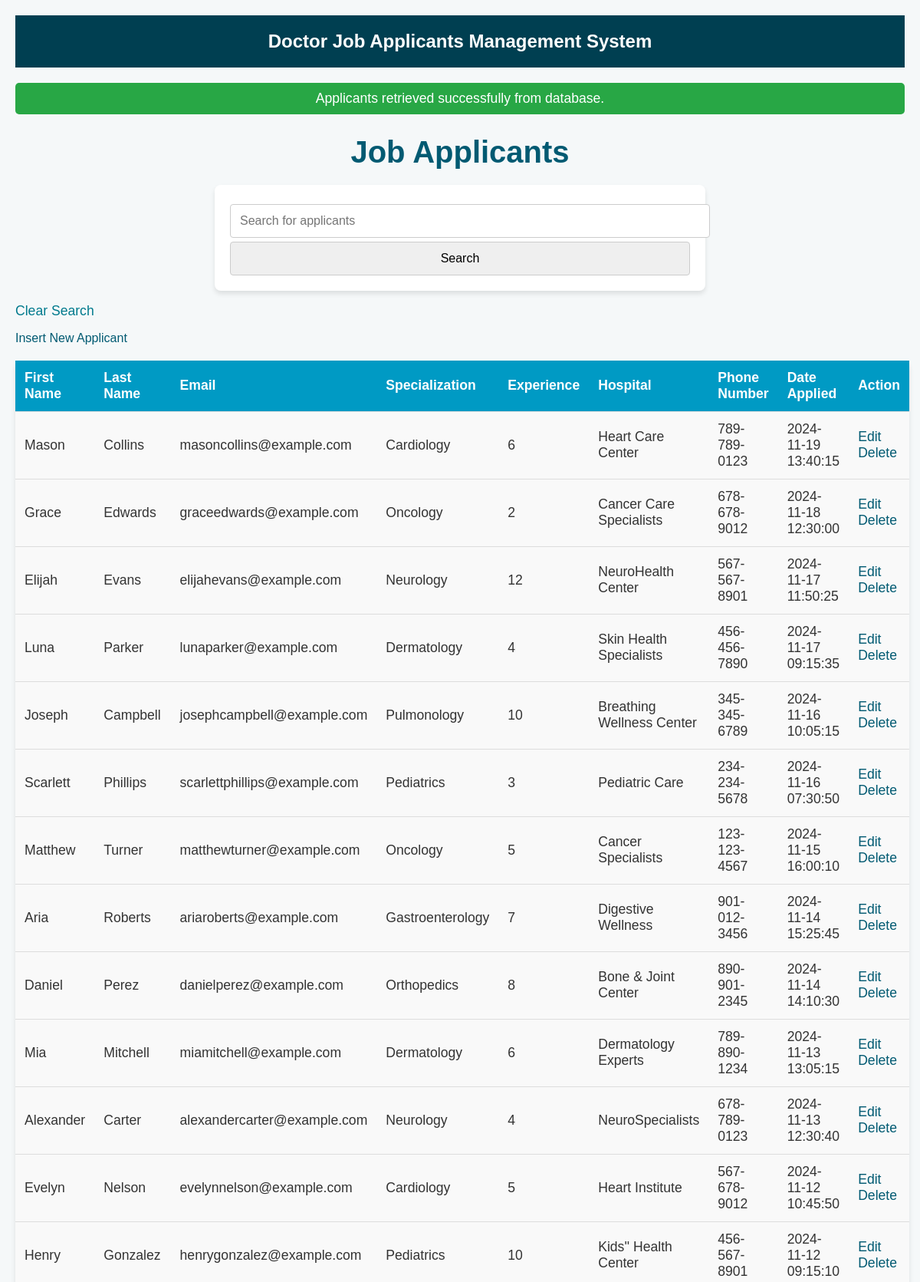
The page / (upper part) on the database its author committed.
### tables this page shows
CREATE TABLE job_applicants (
    id INT AUTO_INCREMENT PRIMARY KEY,
    first_name VARCHAR(100) NOT NULL,
    last_name VARCHAR(100) NOT NULL,
    email VARCHAR(100) NOT NULL UNIQUE,
    specialization VARCHAR(100) NOT NULL,
    experience INT NOT NULL,
    hospital VARCHAR(150) NOT NULL,
    phone_number VARCHAR(15) NOT NULL,
    date_applied DATETIME DEFAULT CURRENT_TIMESTAMP
);

### core/models.php (called while the page is built, shortened)
<?php
function getAllApplicants($pdo) {
    try {
        $query = $pdo->query("SELECT * FROM job_applicants ORDER BY date_applied DESC");
        $result = $query->fetchAll(PDO::FETCH_ASSOC);
        return [
            'message' => 'Applicants retrieved successfully from database.',
            'statusCode' => 200,
            'querySet' => $result
        ];
    } catch (PDOException $e) {
        return [
            'message' => 'Failed to retrieve applicants: ' . $e->getMessage(),
            'statusCode' => 400
        ];
    }
}
?>

### index.php (the view, shortened to what this page needs)
<?php
require_once 'core/dbConfig.php';
require_once 'core/models.php';
if (isset($_GET['searchBtn'])) {
    $searchResult = searchApplicants($pdo, $_GET['searchInput']);
    $applicants = $searchResult['querySet'] ?? [];
    $message = $searchResult['message'];
    $searchSuccessMessage = !empty($applicants) ? "Search completed successfully! Found " . count($applicants) . " result(s)." : "No applicants found matching your search.";
} else {
    $allApplicants = getAllApplicants($pdo);
    $applicants = $allApplicants['querySet'] ?? [];
    $message = $allApplicants['message'];
}
?>
<!DOCTYPE html>
<html lang="en">
<head>
    <link rel="stylesheet" href="styles.css">
</head>
<body>
    <div class="container">
        <header>
            Doctor Job Applicants Management System
        </header>
        <?php if (!empty($message)) { echo "<p class='message success'>$message</p>"; } ?>
        <h1>Job Applicants</h1>
        <form action="index.php" method="GET">
            <input type="text" name="searchInput" placeholder="Search for applicants">
            <input type="submit" name="searchBtn" value="Search">
        </form>
        <p><a class="clear-search" href="index.php">Clear Search</a></p>
        <p><a href="insert.php">Insert New Applicant</a></p>
        <table>
            <thead>
                <tr>
                    <th>First Name</th>
                    <th>Last Name</th>
                    <th>Email</th>
                    <th>Specialization</th>
                    <th>Experience</th>
                    <th>Hospital</th>
                    <th>Phone Number</th>
                    <th>Date Applied</th>
                    <th>Action</th>
                </tr>
            </thead>
            <tbody>
                <?php if (!empty($applicants)) {
                    foreach ($applicants as $applicant) { ?>
                        <tr>
                            <td><?php echo htmlspecialchars($applicant['first_name']); ?></td>
                            <td><?php echo htmlspecialchars($applicant['last_name']); ?></td>
                            <td><?php echo htmlspecialchars($applicant['email']); ?></td>
                            <td><?php echo htmlspecialchars($applicant['specialization']); ?></td>
                            <td><?php echo htmlspecialchars($applicant['experience']); ?></td>
                            <td><?php echo htmlspecialchars($applicant['hospital']); ?></td>
                            <td><?php echo htmlspecialchars($applicant['phone_number']); ?></td>
                            <td><?php echo htmlspecialchars($applicant['date_applied']); ?></td>
                            <td>
                                <a href="edit.php?id=<?php echo $applicant['id']; ?>">Edit</a>
                                <a href="delete.php?id=<?php echo $applicant['id']; ?>">Delete</a>
                            </td>
                        </tr>
                    <?php }
                } else {
                    echo '<tr><td colspan="9">No applicants found.</td></tr>';
                } ?>
            </tbody>
        </table>
    </div>
</body>
</html>

### styles.css (style rules this page uses)
body { font-family: 'Arial', sans-serif; margin: 0; padding: 0; background-color: #F5F8F9; color: #333; }
h1 { text-align: center; color: #005A72; font-size: 2.5em; margin-bottom: 20px; font-weight: bold; }
form { background-color: #ffffff; padding: 20px; border-radius: 8px; box-shadow: 0px 4px 6px rgba(0, 0, 0, 0.1); max-width: 600px; margin: 0 auto; }
form input, form button { width: 100%; padding: 12px; font-size: 1em; margin-top: 5px; border: 1px solid #ccc; border-radius: 4px; }
table { width: 100%; margin-top: 20px; border-collapse: collapse; background-color: #ffffff; box-shadow: 0px 4px 6px rgba(0, 0, 0, 0.1); border-radius: 8px; }
table th, table td { padding: 12px; text-align: left; border-bottom: 1px solid #ddd; font-size: 1.1em; }
table th { background-color: #009AC4; color: white; }
table td { background-color: #F9F9F9; }
a { color: #005A72; text-decoration: none; }
.message { color: #fff; padding: 10px; text-align: center; margin: 20px 0; border-radius: 5px; font-size: 1.1em; }
.message.success { background-color: #28a745; }
.clear-search { color: #007A8D; font-size: 1.1em; }
.container { max-width: 1200px; margin: 0 auto; padding: 20px; }
header { background-color: #003F51; color: white; padding: 20px 0; text-align: center; font-size: 1.5em; font-weight: bold; }

### rows shown on the page
job_applicants: first_name "Mason", last_name "Collins", email "masoncollins@example.com", specialization "Cardiology", experience "6", hospital "Heart Care Center", phone_number "789-789-0123", date_applied "2024-11-19 13:40:15"
job_applicants: first_name "Grace", last_name "Edwards", email "graceedwards@example.com", specialization "Oncology", experience "2", hospital "Cancer Care Specialists", phone_number "678-678-9012", date_applied "2024-11-18 12:30:00"
job_applicants: first_name "Elijah", last_name "Evans", email "elijahevans@example.com", specialization "Neurology", experience "12", hospital "NeuroHealth Center", phone_number "567-567-8901", date_applied "2024-11-17 11:50:25"
job_applicants: first_name "Luna", last_name "Parker", email "lunaparker@example.com", specialization "Dermatology", experience "4", hospital "Skin Health Specialists", phone_number "456-456-7890", date_applied "2024-11-17 09:15:35"
job_applicants: first_name "Joseph", last_name "Campbell", email "josephcampbell@example.com", specialization "Pulmonology", experience "10", hospital "Breathing Wellness Center", phone_number "345-345-6789", date_applied "2024-11-16 10:05:15"
job_applicants: first_name "Scarlett", last_name "Phillips", email "scarlettphillips@example.com", specialization "Pediatrics", experience "3", hospital "Pediatric Care", phone_number "234-234-5678", date_applied "2024-11-16 07:30:50"
job_applicants: first_name "Matthew", last_name "Turner", email "matthewturner@example.com", specialization "Oncology", experience "5", hospital "Cancer Specialists", phone_number "123-123-4567", date_applied "2024-11-15 16:00:10"
job_applicants: first_name "Aria", last_name "Roberts", email "ariaroberts@example.com", specialization "Gastroenterology", experience "7", hospital "Digestive Wellness", phone_number "901-012-3456", date_applied "2024-11-14 15:25:45"
job_applicants: first_name "Daniel", last_name "Perez", email "danielperez@example.com", specialization "Orthopedics", experience "8", hospital "Bone & Joint Center", phone_number "890-901-2345", date_applied "2024-11-14 14:10:30"
job_applicants: first_name "Mia", last_name "Mitchell", email "miamitchell@example.com", specialization "Dermatology", experience "6", hospital "Dermatology Experts", phone_number "789-890-1234", date_applied "2024-11-13 13:05:15"
job_applicants: first_name "Alexander", last_name "Carter", email "alexandercarter@example.com", specialization "Neurology", experience "4", hospital "NeuroSpecialists", phone_number "678-789-0123", date_applied "2024-11-13 12:30:40"
job_applicants: first_name "Evelyn", last_name "Nelson", email "evelynnelson@example.com", specialization "Cardiology", experience "5", hospital "Heart Institute", phone_number "567-678-9012", date_applied "2024-11-12 10:45:50"
job_applicants: first_name "Henry", last_name "Gonzalez", email "henrygonzalez@example.com", specialization "Pediatrics", experience "10", hospital "Kids'' Health Center", phone_number "456-567-8901", date_applied "2024-11-12 09:15:10"

### other values the page prints
$message "Applicants retrieved successfully from database."
